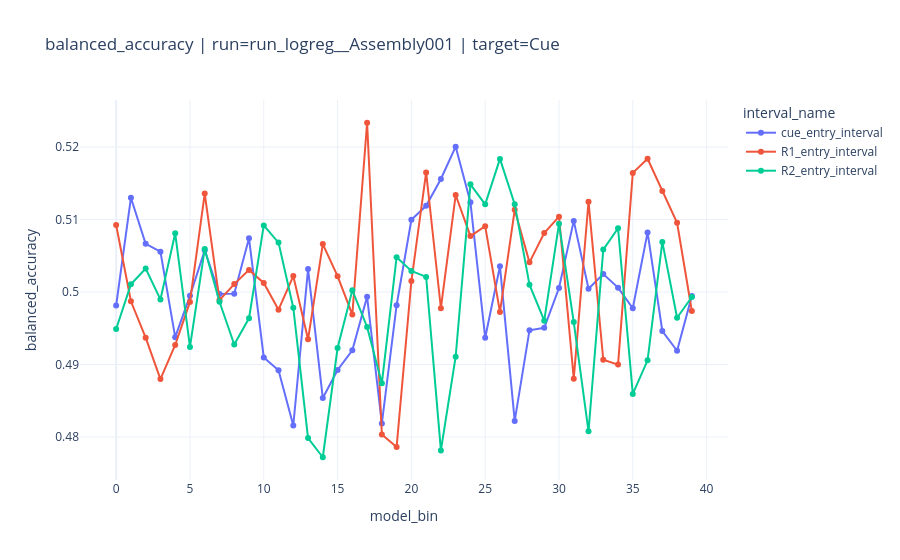
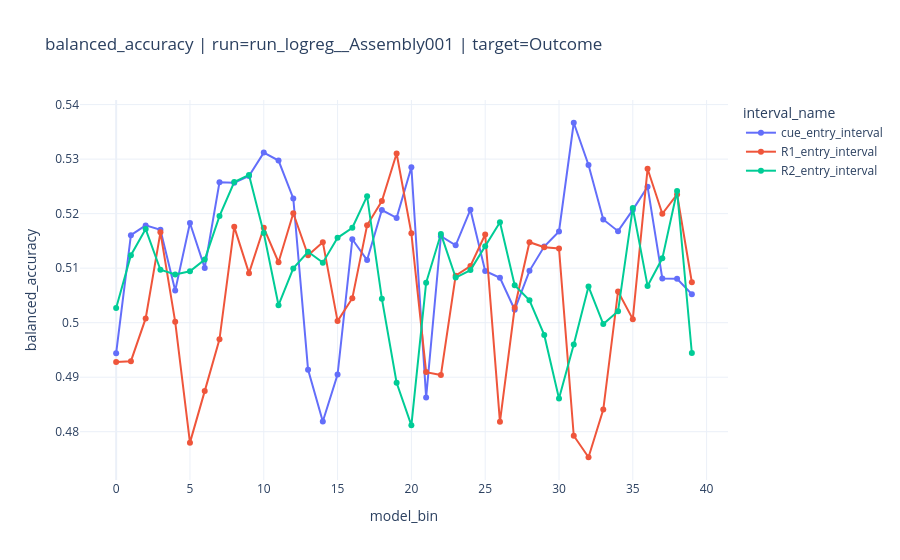
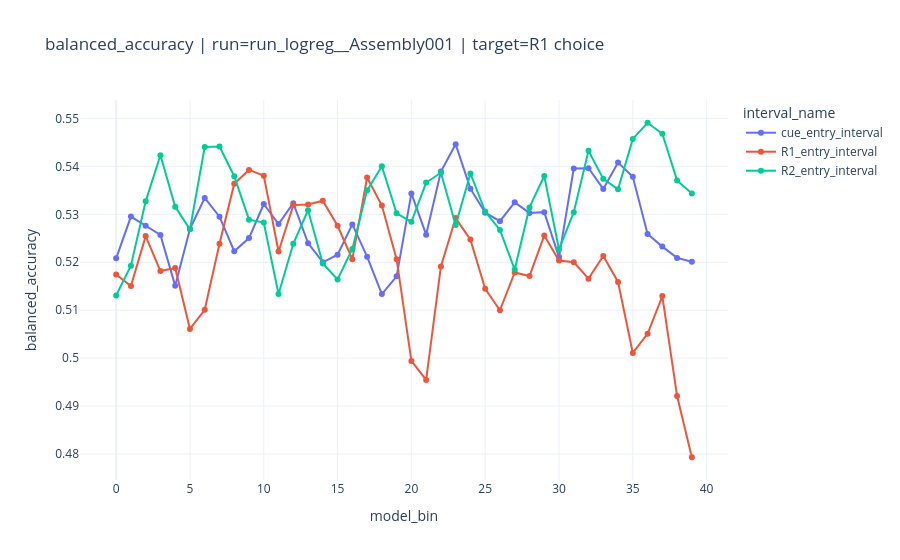
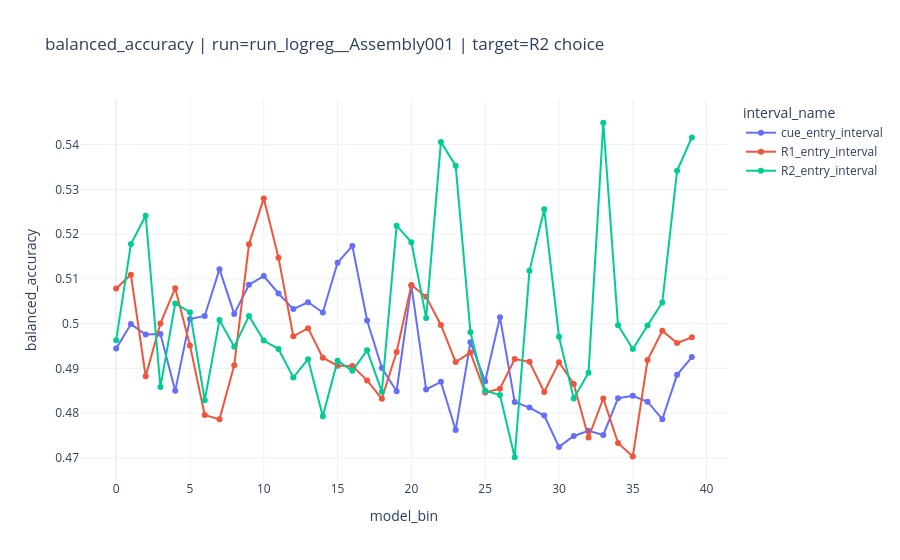

Notebook code cell kept with these figures, in order:
### Markdown cell above
### CV Performance

### Code cell
plot_metric_lines(
    bin_results_df,
    metric='balanced_accuracy',
    interval_names=BALANCED_ACCURACY_INTERVALS,
)
plot_metric_lines(bin_results_df, metric='accuracy')

### Figure 1 — Plotly figure (JSON) as saved in the notebook; plotly's stock layout.template omitted (floating-point values rounded to 4 significant figures; data arrays with more than 128 entries replaced by an {"elided": "..."} marker saying what was removed)
{"data": [{"customdata": {"elided": "40x7 float values"}, "hovertemplate": "interval_name=cue_entry_interval<br>model_bin=%{x}<br>balanced_accuracy=%{y}<br>n_samples=%{customdata[0]}<br>n_splits=%{customdata[1]}<br>fit_time_s=%{customdata[2]}<br>p_above_chance=%{customdata[3]}<br>p_shuffle=%{customdata[4]}<br>bootstrap_ci_low=%{customdata[5]}<br>bootstrap_ci_high=%{customdata[6]}<extra></extra>", "legendgroup": "cue_entry_interval", "line": {"color": "#636efa", "dash": "solid"}, "marker": {"symbol": "circle"}, "mode": "lines+markers", "name": "cue_entry_interval", "orientation": "v", "showlegend": true, "type": "scatter", "x": [0, 1, 2, 3, 4, 5, 6, 7, 8, 9, 10, 11, 12, 13, 14, 15, 16, 17, 18, 19, 20, 21, 22, 23, 24, 25, 26, 27, 28, 29, 30, 31, 32, 33, 34, 35, 36, 37, 38, 39], "xaxis": "x", "y": [0.4981, 0.513, 0.5067, 0.5056, 0.4938, 0.4995, 0.5058, 0.4997, 0.4998, 0.5074, 0.491, 0.4892, 0.4816, 0.5032, 0.4854, 0.4892, 0.492, 0.4993, 0.4819, 0.4982, 0.51, 0.5119, 0.5156, 0.52, 0.5124, 0.4937, 0.5035, 0.4822, 0.4947, 0.4951, 0.5006, 0.5098, 0.5004, 0.5025, 0.5006, 0.4978, 0.5082, 0.4946, 0.4919, 0.4995], "yaxis": "y"}, {"customdata": {"elided": "40x7 float values"}, "hovertemplate": "interval_name=R1_entry_interval<br>model_bin=%{x}<br>balanced_accuracy=%{y}<br>n_samples=%{customdata[0]}<br>n_splits=%{customdata[1]}<br>fit_time_s=%{customdata[2]}<br>p_above_chance=%{customdata[3]}<br>p_shuffle=%{customdata[4]}<br>bootstrap_ci_low=%{customdata[5]}<br>bootstrap_ci_high=%{customdata[6]}<extra></extra>", "legendgroup": "R1_entry_interval", "line": {"color": "#EF553B", "dash": "solid"}, "marker": {"symbol": "circle"}, "mode": "lines+markers", "name": "R1_entry_interval", "orientation": "v", "showlegend": true, "type": "scatter", "x": [0, 1, 2, 3, 4, 5, 6, 7, 8, 9, 10, 11, 12, 13, 14, 15, 16, 17, 18, 19, 20, 21, 22, 23, 24, 25, 26, 27, 28, 29, 30, 31, 32, 33, 34, 35, 36, 37, 38, 39], "xaxis": "x", "y": [0.5092, 0.4987, 0.4937, 0.488, 0.4927, 0.4986, 0.5136, 0.4989, 0.5011, 0.5031, 0.5012, 0.4976, 0.5022, 0.4935, 0.5066, 0.5022, 0.4969, 0.5234, 0.4803, 0.4786, 0.5015, 0.5165, 0.4978, 0.5134, 0.5077, 0.5091, 0.4972, 0.5113, 0.5041, 0.5081, 0.5104, 0.4881, 0.5125, 0.4907, 0.49, 0.5164, 0.5184, 0.5139, 0.5095, 0.4974], "yaxis": "y"}, {"customdata": {"elided": "40x7 float values"}, "hovertemplate": "interval_name=R2_entry_interval<br>model_bin=%{x}<br>balanced_accuracy=%{y}<br>n_samples=%{customdata[0]}<br>n_splits=%{customdata[1]}<br>fit_time_s=%{customdata[2]}<br>p_above_chance=%{customdata[3]}<br>p_shuffle=%{customdata[4]}<br>bootstrap_ci_low=%{customdata[5]}<br>bootstrap_ci_high=%{customdata[6]}<extra></extra>", "legendgroup": "R2_entry_interval", "line": {"color": "#00cc96", "dash": "solid"}, "marker": {"symbol": "circle"}, "mode": "lines+markers", "name": "R2_entry_interval", "orientation": "v", "showlegend": true, "type": "scatter", "x": [0, 1, 2, 3, 4, 5, 6, 7, 8, 9, 10, 11, 12, 13, 14, 15, 16, 17, 18, 19, 20, 21, 22, 23, 24, 25, 26, 27, 28, 29, 30, 31, 32, 33, 34, 35, 36, 37, 38, 39], "xaxis": "x", "y": [0.4949, 0.5011, 0.5032, 0.499, 0.5081, 0.4924, 0.5059, 0.4987, 0.4928, 0.4964, 0.5092, 0.5068, 0.4978, 0.4799, 0.4772, 0.4923, 0.5002, 0.4952, 0.4874, 0.5048, 0.5029, 0.5021, 0.4782, 0.4911, 0.5149, 0.5121, 0.5184, 0.5121, 0.501, 0.4961, 0.5094, 0.4959, 0.4808, 0.5059, 0.5088, 0.4859, 0.4906, 0.5069, 0.4965, 0.4993], "yaxis": "y"}], "layout": {"legend": {"title": {"text": "interval_name"}, "tracegroupgap": 0}, "title": {"text": "balanced_accuracy | run=run_logreg__Assembly001 | target=Cue"}, "xaxis": {"anchor": "y", "domain": [0, 1], "title": {"text": "model_bin"}}, "yaxis": {"anchor": "x", "domain": [0, 1], "title": {"text": "balanced_accuracy"}}}}

### Figure 2 — Plotly figure (JSON) as saved in the notebook; plotly's stock layout.template omitted (floating-point values rounded to 4 significant figures; data arrays with more than 128 entries replaced by an {"elided": "..."} marker saying what was removed)
{"data": [{"customdata": {"elided": "40x7 float values"}, "hovertemplate": "interval_name=cue_entry_interval<br>model_bin=%{x}<br>balanced_accuracy=%{y}<br>n_samples=%{customdata[0]}<br>n_splits=%{customdata[1]}<br>fit_time_s=%{customdata[2]}<br>p_above_chance=%{customdata[3]}<br>p_shuffle=%{customdata[4]}<br>bootstrap_ci_low=%{customdata[5]}<br>bootstrap_ci_high=%{customdata[6]}<extra></extra>", "legendgroup": "cue_entry_interval", "line": {"color": "#636efa", "dash": "solid"}, "marker": {"symbol": "circle"}, "mode": "lines+markers", "name": "cue_entry_interval", "orientation": "v", "showlegend": true, "type": "scatter", "x": [0, 1, 2, 3, 4, 5, 6, 7, 8, 9, 10, 11, 12, 13, 14, 15, 16, 17, 18, 19, 20, 21, 22, 23, 24, 25, 26, 27, 28, 29, 30, 31, 32, 33, 34, 35, 36, 37, 38, 39], "xaxis": "x", "y": [0.4944, 0.516, 0.5178, 0.517, 0.5059, 0.5183, 0.51, 0.5257, 0.5257, 0.5269, 0.5312, 0.5297, 0.5228, 0.4914, 0.4819, 0.4905, 0.5153, 0.5115, 0.5207, 0.5192, 0.5285, 0.4863, 0.5159, 0.5142, 0.5207, 0.5095, 0.5082, 0.5024, 0.5095, 0.514, 0.5167, 0.5367, 0.5289, 0.5189, 0.5168, 0.5207, 0.5249, 0.5081, 0.5081, 0.5052], "yaxis": "y"}, {"customdata": {"elided": "40x7 float values"}, "hovertemplate": "interval_name=R1_entry_interval<br>model_bin=%{x}<br>balanced_accuracy=%{y}<br>n_samples=%{customdata[0]}<br>n_splits=%{customdata[1]}<br>fit_time_s=%{customdata[2]}<br>p_above_chance=%{customdata[3]}<br>p_shuffle=%{customdata[4]}<br>bootstrap_ci_low=%{customdata[5]}<br>bootstrap_ci_high=%{customdata[6]}<extra></extra>", "legendgroup": "R1_entry_interval", "line": {"color": "#EF553B", "dash": "solid"}, "marker": {"symbol": "circle"}, "mode": "lines+markers", "name": "R1_entry_interval", "orientation": "v", "showlegend": true, "type": "scatter", "x": [0, 1, 2, 3, 4, 5, 6, 7, 8, 9, 10, 11, 12, 13, 14, 15, 16, 17, 18, 19, 20, 21, 22, 23, 24, 25, 26, 27, 28, 29, 30, 31, 32, 33, 34, 35, 36, 37, 38, 39], "xaxis": "x", "y": [0.4928, 0.4929, 0.5008, 0.5166, 0.5002, 0.478, 0.4874, 0.4969, 0.5176, 0.5091, 0.5174, 0.5111, 0.5201, 0.5124, 0.5148, 0.5003, 0.5045, 0.5179, 0.5223, 0.531, 0.5164, 0.4909, 0.4904, 0.5086, 0.5104, 0.5162, 0.4818, 0.5028, 0.5148, 0.5138, 0.5136, 0.4793, 0.4753, 0.4841, 0.5057, 0.5006, 0.5282, 0.52, 0.5235, 0.5074], "yaxis": "y"}, {"customdata": {"elided": "40x7 float values"}, "hovertemplate": "interval_name=R2_entry_interval<br>model_bin=%{x}<br>balanced_accuracy=%{y}<br>n_samples=%{customdata[0]}<br>n_splits=%{customdata[1]}<br>fit_time_s=%{customdata[2]}<br>p_above_chance=%{customdata[3]}<br>p_shuffle=%{customdata[4]}<br>bootstrap_ci_low=%{customdata[5]}<br>bootstrap_ci_high=%{customdata[6]}<extra></extra>", "legendgroup": "R2_entry_interval", "line": {"color": "#00cc96", "dash": "solid"}, "marker": {"symbol": "circle"}, "mode": "lines+markers", "name": "R2_entry_interval", "orientation": "v", "showlegend": true, "type": "scatter", "x": [0, 1, 2, 3, 4, 5, 6, 7, 8, 9, 10, 11, 12, 13, 14, 15, 16, 17, 18, 19, 20, 21, 22, 23, 24, 25, 26, 27, 28, 29, 30, 31, 32, 33, 34, 35, 36, 37, 38, 39], "xaxis": "x", "y": [0.5027, 0.5124, 0.5172, 0.5097, 0.5088, 0.5094, 0.5116, 0.5196, 0.5258, 0.5271, 0.5164, 0.5032, 0.51, 0.513, 0.511, 0.5156, 0.5174, 0.5232, 0.5044, 0.489, 0.4812, 0.5073, 0.5163, 0.5083, 0.5096, 0.514, 0.5184, 0.5069, 0.5041, 0.4978, 0.4861, 0.496, 0.5066, 0.4997, 0.5021, 0.521, 0.5067, 0.5118, 0.5241, 0.4944], "yaxis": "y"}], "layout": {"legend": {"title": {"text": "interval_name"}, "tracegroupgap": 0}, "title": {"text": "balanced_accuracy | run=run_logreg__Assembly001 | target=Outcome"}, "xaxis": {"anchor": "y", "domain": [0, 1], "title": {"text": "model_bin"}}, "yaxis": {"anchor": "x", "domain": [0, 1], "title": {"text": "balanced_accuracy"}}}}

### Figure 3 — Plotly figure (JSON) as saved in the notebook; plotly's stock layout.template omitted (floating-point values rounded to 4 significant figures; data arrays with more than 128 entries replaced by an {"elided": "..."} marker saying what was removed)
{"data": [{"customdata": {"elided": "40x7 float values"}, "hovertemplate": "interval_name=cue_entry_interval<br>model_bin=%{x}<br>balanced_accuracy=%{y}<br>n_samples=%{customdata[0]}<br>n_splits=%{customdata[1]}<br>fit_time_s=%{customdata[2]}<br>p_above_chance=%{customdata[3]}<br>p_shuffle=%{customdata[4]}<br>bootstrap_ci_low=%{customdata[5]}<br>bootstrap_ci_high=%{customdata[6]}<extra></extra>", "legendgroup": "cue_entry_interval", "line": {"color": "#636efa", "dash": "solid"}, "marker": {"symbol": "circle"}, "mode": "lines+markers", "name": "cue_entry_interval", "orientation": "v", "showlegend": true, "type": "scatter", "x": [0, 1, 2, 3, 4, 5, 6, 7, 8, 9, 10, 11, 12, 13, 14, 15, 16, 17, 18, 19, 20, 21, 22, 23, 24, 25, 26, 27, 28, 29, 30, 31, 32, 33, 34, 35, 36, 37, 38, 39], "xaxis": "x", "y": [0.5208, 0.5295, 0.5276, 0.5257, 0.5151, 0.5269, 0.5334, 0.5295, 0.5223, 0.525, 0.5322, 0.528, 0.5323, 0.524, 0.52, 0.5216, 0.5279, 0.5212, 0.5134, 0.5171, 0.5344, 0.5258, 0.5389, 0.5446, 0.5353, 0.5303, 0.5286, 0.5325, 0.5303, 0.5305, 0.5211, 0.5396, 0.5396, 0.5353, 0.5408, 0.5378, 0.5259, 0.5233, 0.5209, 0.5201], "yaxis": "y"}, {"customdata": {"elided": "40x7 float values"}, "hovertemplate": "interval_name=R1_entry_interval<br>model_bin=%{x}<br>balanced_accuracy=%{y}<br>n_samples=%{customdata[0]}<br>n_splits=%{customdata[1]}<br>fit_time_s=%{customdata[2]}<br>p_above_chance=%{customdata[3]}<br>p_shuffle=%{customdata[4]}<br>bootstrap_ci_low=%{customdata[5]}<br>bootstrap_ci_high=%{customdata[6]}<extra></extra>", "legendgroup": "R1_entry_interval", "line": {"color": "#EF553B", "dash": "solid"}, "marker": {"symbol": "circle"}, "mode": "lines+markers", "name": "R1_entry_interval", "orientation": "v", "showlegend": true, "type": "scatter", "x": [0, 1, 2, 3, 4, 5, 6, 7, 8, 9, 10, 11, 12, 13, 14, 15, 16, 17, 18, 19, 20, 21, 22, 23, 24, 25, 26, 27, 28, 29, 30, 31, 32, 33, 34, 35, 36, 37, 38, 39], "xaxis": "x", "y": [0.5174, 0.515, 0.5255, 0.5182, 0.5188, 0.5061, 0.5101, 0.5239, 0.5364, 0.5393, 0.5381, 0.5222, 0.5319, 0.532, 0.5328, 0.5276, 0.5207, 0.5377, 0.5318, 0.5207, 0.4994, 0.4955, 0.5191, 0.5292, 0.5247, 0.5145, 0.51, 0.5179, 0.5171, 0.5256, 0.5204, 0.52, 0.5166, 0.5213, 0.5159, 0.5011, 0.5051, 0.513, 0.4921, 0.4793], "yaxis": "y"}, {"customdata": {"elided": "40x7 float values"}, "hovertemplate": "interval_name=R2_entry_interval<br>model_bin=%{x}<br>balanced_accuracy=%{y}<br>n_samples=%{customdata[0]}<br>n_splits=%{customdata[1]}<br>fit_time_s=%{customdata[2]}<br>p_above_chance=%{customdata[3]}<br>p_shuffle=%{customdata[4]}<br>bootstrap_ci_low=%{customdata[5]}<br>bootstrap_ci_high=%{customdata[6]}<extra></extra>", "legendgroup": "R2_entry_interval", "line": {"color": "#00cc96", "dash": "solid"}, "marker": {"symbol": "circle"}, "mode": "lines+markers", "name": "R2_entry_interval", "orientation": "v", "showlegend": true, "type": "scatter", "x": [0, 1, 2, 3, 4, 5, 6, 7, 8, 9, 10, 11, 12, 13, 14, 15, 16, 17, 18, 19, 20, 21, 22, 23, 24, 25, 26, 27, 28, 29, 30, 31, 32, 33, 34, 35, 36, 37, 38, 39], "xaxis": "x", "y": [0.5131, 0.5193, 0.5327, 0.5423, 0.5316, 0.5269, 0.544, 0.5442, 0.5379, 0.5289, 0.5283, 0.5134, 0.5239, 0.5309, 0.5197, 0.5164, 0.5228, 0.535, 0.54, 0.5302, 0.5284, 0.5366, 0.5387, 0.5278, 0.5385, 0.5306, 0.5267, 0.5185, 0.5314, 0.538, 0.5227, 0.5305, 0.5432, 0.5374, 0.5352, 0.5457, 0.5491, 0.5468, 0.5371, 0.5343], "yaxis": "y"}], "layout": {"legend": {"title": {"text": "interval_name"}, "tracegroupgap": 0}, "title": {"text": "balanced_accuracy | run=run_logreg__Assembly001 | target=R1 choice"}, "xaxis": {"anchor": "y", "domain": [0, 1], "title": {"text": "model_bin"}}, "yaxis": {"anchor": "x", "domain": [0, 1], "title": {"text": "balanced_accuracy"}}}}

### Figure 4 — Plotly figure (JSON) as saved in the notebook; plotly's stock layout.template omitted (floating-point values rounded to 4 significant figures; data arrays with more than 128 entries replaced by an {"elided": "..."} marker saying what was removed)
{"data": [{"customdata": {"elided": "40x7 float values"}, "hovertemplate": "interval_name=cue_entry_interval<br>model_bin=%{x}<br>balanced_accuracy=%{y}<br>n_samples=%{customdata[0]}<br>n_splits=%{customdata[1]}<br>fit_time_s=%{customdata[2]}<br>p_above_chance=%{customdata[3]}<br>p_shuffle=%{customdata[4]}<br>bootstrap_ci_low=%{customdata[5]}<br>bootstrap_ci_high=%{customdata[6]}<extra></extra>", "legendgroup": "cue_entry_interval", "line": {"color": "#636efa", "dash": "solid"}, "marker": {"symbol": "circle"}, "mode": "lines+markers", "name": "cue_entry_interval", "orientation": "v", "showlegend": true, "type": "scatter", "x": [0, 1, 2, 3, 4, 5, 6, 7, 8, 9, 10, 11, 12, 13, 14, 15, 16, 17, 18, 19, 20, 21, 22, 23, 24, 25, 26, 27, 28, 29, 30, 31, 32, 33, 34, 35, 36, 37, 38, 39], "xaxis": "x", "y": [0.4944, 0.4999, 0.4975, 0.4976, 0.485, 0.501, 0.5017, 0.5122, 0.5022, 0.5087, 0.5106, 0.5067, 0.5032, 0.5048, 0.5025, 0.5136, 0.5174, 0.5007, 0.4901, 0.4849, 0.5085, 0.4853, 0.487, 0.4762, 0.4958, 0.4871, 0.5014, 0.4825, 0.4812, 0.4794, 0.4724, 0.4749, 0.476, 0.4751, 0.4833, 0.4838, 0.4825, 0.4786, 0.4885, 0.4925], "yaxis": "y"}, {"customdata": {"elided": "40x7 float values"}, "hovertemplate": "interval_name=R1_entry_interval<br>model_bin=%{x}<br>balanced_accuracy=%{y}<br>n_samples=%{customdata[0]}<br>n_splits=%{customdata[1]}<br>fit_time_s=%{customdata[2]}<br>p_above_chance=%{customdata[3]}<br>p_shuffle=%{customdata[4]}<br>bootstrap_ci_low=%{customdata[5]}<br>bootstrap_ci_high=%{customdata[6]}<extra></extra>", "legendgroup": "R1_entry_interval", "line": {"color": "#EF553B", "dash": "solid"}, "marker": {"symbol": "circle"}, "mode": "lines+markers", "name": "R1_entry_interval", "orientation": "v", "showlegend": true, "type": "scatter", "x": [0, 1, 2, 3, 4, 5, 6, 7, 8, 9, 10, 11, 12, 13, 14, 15, 16, 17, 18, 19, 20, 21, 22, 23, 24, 25, 26, 27, 28, 29, 30, 31, 32, 33, 34, 35, 36, 37, 38, 39], "xaxis": "x", "y": [0.5079, 0.5109, 0.4882, 0.5, 0.5079, 0.4951, 0.4795, 0.4786, 0.4907, 0.5177, 0.528, 0.5147, 0.4972, 0.499, 0.4924, 0.4906, 0.4905, 0.4873, 0.4832, 0.4936, 0.5086, 0.506, 0.4997, 0.4914, 0.4935, 0.4846, 0.4854, 0.4921, 0.4915, 0.4847, 0.4913, 0.4865, 0.4745, 0.4832, 0.4733, 0.4703, 0.4918, 0.4984, 0.4957, 0.4969], "yaxis": "y"}, {"customdata": {"elided": "40x7 float values"}, "hovertemplate": "interval_name=R2_entry_interval<br>model_bin=%{x}<br>balanced_accuracy=%{y}<br>n_samples=%{customdata[0]}<br>n_splits=%{customdata[1]}<br>fit_time_s=%{customdata[2]}<br>p_above_chance=%{customdata[3]}<br>p_shuffle=%{customdata[4]}<br>bootstrap_ci_low=%{customdata[5]}<br>bootstrap_ci_high=%{customdata[6]}<extra></extra>", "legendgroup": "R2_entry_interval", "line": {"color": "#00cc96", "dash": "solid"}, "marker": {"symbol": "circle"}, "mode": "lines+markers", "name": "R2_entry_interval", "orientation": "v", "showlegend": true, "type": "scatter", "x": [0, 1, 2, 3, 4, 5, 6, 7, 8, 9, 10, 11, 12, 13, 14, 15, 16, 17, 18, 19, 20, 21, 22, 23, 24, 25, 26, 27, 28, 29, 30, 31, 32, 33, 34, 35, 36, 37, 38, 39], "xaxis": "x", "y": [0.4963, 0.5178, 0.5241, 0.4858, 0.5045, 0.5026, 0.4829, 0.5008, 0.4948, 0.5017, 0.4962, 0.4943, 0.4879, 0.492, 0.4793, 0.4917, 0.4894, 0.494, 0.4848, 0.5219, 0.5182, 0.5013, 0.5406, 0.5353, 0.498, 0.485, 0.484, 0.4701, 0.5118, 0.5255, 0.4971, 0.4833, 0.489, 0.5449, 0.4996, 0.4943, 0.4996, 0.5047, 0.5342, 0.5416], "yaxis": "y"}], "layout": {"legend": {"title": {"text": "interval_name"}, "tracegroupgap": 0}, "title": {"text": "balanced_accuracy | run=run_logreg__Assembly001 | target=R2 choice"}, "xaxis": {"anchor": "y", "domain": [0, 1], "title": {"text": "model_bin"}}, "yaxis": {"anchor": "x", "domain": [0, 1], "title": {"text": "balanced_accuracy"}}}}
